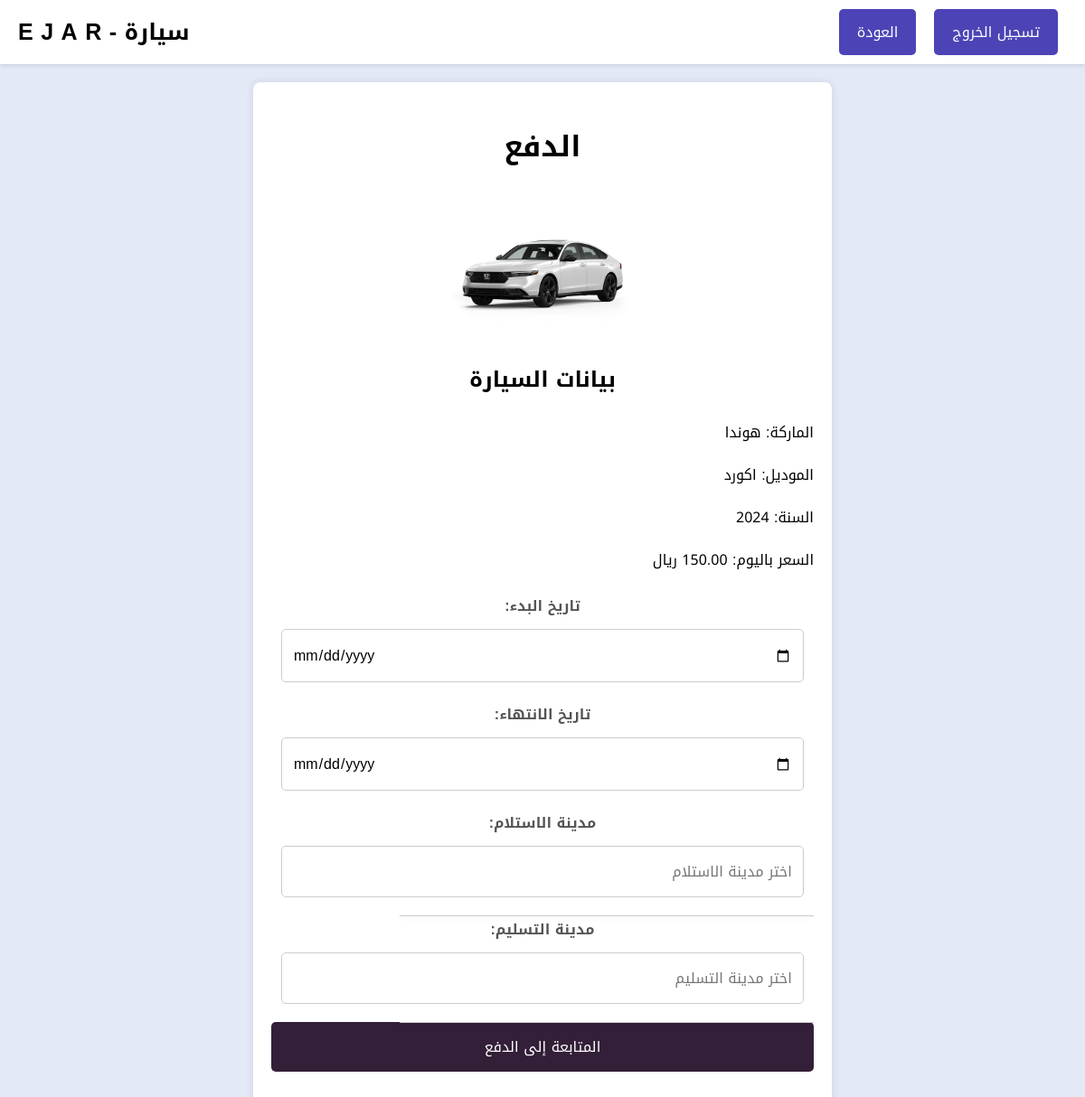
Page /Pages/checkout.php?id=13 on the committed database.
### tables this page shows
CREATE TABLE `cars` (
  `id` int(11) NOT NULL,
  `company` varchar(255) DEFAULT NULL,
  `model` varchar(255) NOT NULL,
  `color` varchar(50) NOT NULL,
  `year` int(11) NOT NULL,
  `price` decimal(10,2) NOT NULL,
  `image_path` varchar(255) NOT NULL,
  `quantity` int(11) NOT NULL
);

### Pages/checkout.php (the view, shortened to what this page needs)
<?php
require_once "../includes/header.php";
require_once "../includes/config.php";
if (isset($_GET['id'])) {
    $car_id = $_GET['id'];
    $query = "SELECT * FROM cars WHERE id = ?";
    $stmt = mysqli_prepare($conn, $query);
    if ($stmt) {
        mysqli_stmt_bind_param($stmt, "i", $car_id);
        mysqli_stmt_execute($stmt);
        $result = mysqli_stmt_get_result($stmt);
        if ($result && mysqli_num_rows($result) > 0) {
            $car = mysqli_fetch_assoc($result);
        } else {
            echo "<p>السيارة غير موجودة.</p>";
            exit;
        }
    } else {
        echo "<p>فشلت عملية تحضير البيان.</p>";
        exit;
    }
} else {
    echo "<p>لم يتم توفير معرف السيارة.</p>";
    exit;
}
?>
<!DOCTYPE html>
<html lang="ar">
<head>
</head>
<body>
<div class="container">
    <h1>الدفع</h1>
    <?php if(isset($car)) : ?>
    <img src="<?php echo $car['image_path']; ?>" alt="صورة السيارة" class="car-image">
    <div class="car-details">
    <h2>بيانات السيارة</h2>
    <p> الماركة: <?php echo $car['company']; ?></p>
    <p>الموديل: <?php echo $car['model']; ?></p>
    <p>السنة: <?php echo $car['year']; ?></p>
    <p> السعر باليوم: <?php echo $car['price']; ?> ريال</p>
    </div>
    <form action="payment.php" method="POST" onsubmit="return validateDates();">
        <label for="begin_date">تاريخ البدء:</label>
        <input type="date" id="begin_date" name="begin_date" required>
        <label for="end_date">تاريخ الانتهاء:</label>
        <input type="date" id="end_date" name="end_date" required>
        <label for="pickup_city">مدينة الاستلام:</label>
        <input type="text" id="pickup_city" name="pickup_city" placeholder="اختر مدينة الاستلام" readonly required>
        <div id="pickup_city_suggestions" class="suggestions"></div>
        <label for="delivery_city">مدينة التسليم:</label>
        <input type="text" id="delivery_city" name="delivery_city" placeholder="اختر مدينة التسليم" readonly required>
        <div id="delivery_city_suggestions" class="suggestions"></div>
        <input type="submit" value="المتابعة إلى الدفع">
    </form>
    <?php else : ?>
    <p>تفاصيل السيارة غير متاحة.</p>
    <?php endif; ?>
</div>
</body>
</html>

### includes/header.php (style rules this page uses)
body, h2, label, select, input, button, .car h3, .car p { font-family: 'Noto Kufi Arabic', sans-serif; }

### Pages/checkout.php (style rules this page uses)
body { font-family: 'Noto Kufi Arabic', sans-serif; margin: 0; padding: 0; background-color: #e4e9f7; color: #000000; }
.container { max-width: 600px; margin: 20px auto; padding: 20px; background-color: #fff; border-radius: 8px; box-shadow: 0 0 10px rgba(0, 0, 0, 0.1); direction: rtl; unicode-bidi: embed; }
h1, h2 { text-align: center; margin-bottom: 20px; }
form { margin-top: 20px; text-align: center; }
label { display: block; margin-bottom: 10px; font-weight: bold; color: #555; }
input[type="date"], input[type="number"], input[type="submit"], input[type="text"] { width: calc(100% - 22px); padding: 12px; margin-bottom: 20px; border: 1px solid #ccc; border-radius: 5px; box-sizing: border-box; font-size: 16px; transition: border-color 0.3s; }
input[type="submit"] { width: 100%; background-color: #331F38; color: white; border: none; border-radius: 5px; cursor: pointer; transition: background-color 0.3s; }
.car-image { display: block; margin: 0 auto; width: 200px; height: auto; border-radius: 5px; margin-bottom: 20px; }
.suggestions { position: absolute; width: 38%; max-height: 150px; overflow-y: auto; background-color: #fff; border: 1px solid #ccc; border-top: none; border-radius: 0 0 5px 5px; box-shadow: 0 2px 4px rgba(0, 0, 0, 0.1); z-index: 1; }
.car-details { text-align: right; }

### rows in the picture
cars: image_path (picture), company "هوندا", model "اكورد", year "2024"
